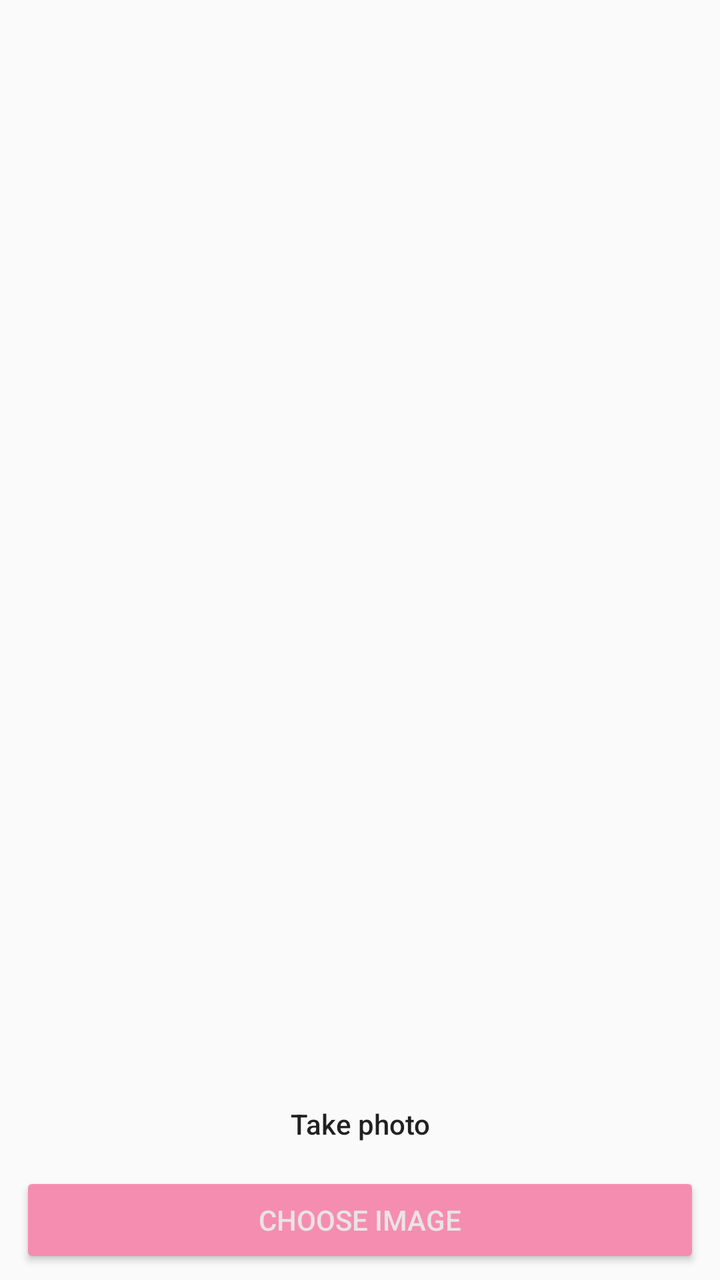
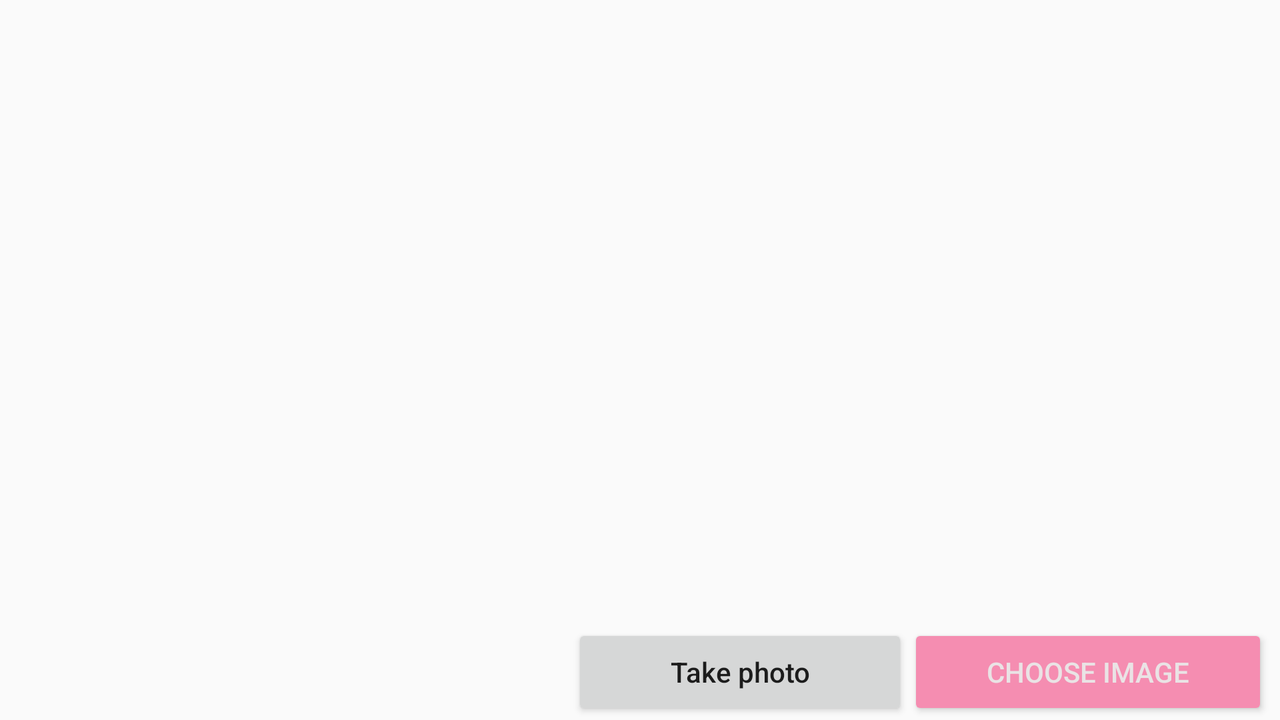

Two renders of one Android screen. The first uses the default layout on a phone; the second uses the alternative layout the repository ships for a different screen configuration, on a matching device. The two XML files are below.
<!-- AndroidManifest.xml: activity theme AppTheme -->
<!-- res/layout/activity_main.xml -->
<?xml version="1.0" encoding="utf-8"?>
<FrameLayout xmlns:android="http://schemas.android.com/apk/res/android"
             android:layout_width="match_parent"
             android:layout_height="match_parent"
             android:orientation="vertical">
    <android.support.v7.widget.RecyclerView
        android:id="@+id/recycler"
        android:layout_width="match_parent"
        android:layout_height="wrap_content">

    </android.support.v7.widget.RecyclerView>
    <LinearLayout
        android:layout_width="match_parent"
        android:layout_height="wrap_content"
        android:padding="6dp"
        android:layout_gravity="bottom"
        android:orientation="vertical">
        <LinearLayout android:layout_width="match_parent"
                      android:layout_height="match_parent">
            <Button
                android:id="@+id/take"
                android:layout_width="0dp"
                android:layout_height="wrap_content"
                android:layout_weight="1"
                android:onClick="takePhoto"
                android:textAllCaps="false"
                style="@style/Widget.AppCompat.Button.Borderless"
                android:text="Take photo"/>

        </LinearLayout>

        <Button android:id="@+id/compress"
                android:layout_width="match_parent"
                android:layout_height="48dp"
                android:layout_marginLeft="4dp"
                android:layout_marginRight="4dp"
                android:theme="@style/Raised"
                android:textColor="@color/whiteLight"
                android:onClick="chooseImage"
                android:text="choose Image" />
    </LinearLayout>

</FrameLayout>
<!-- resources referenced by this layout -->
<resources>
  <color name="whiteLight">#eae3e5</color>
  <style name="Raised" parent="Theme.AppCompat.Light">
          <item name="colorButtonNormal">@color/colorAccentLight</item>
          <item name="colorControlHighlight">@color/colorAccent</item>
      </style>
  <style name="AppTheme" parent="Theme.AppCompat.Light.DarkActionBar">
          
          <item name="colorPrimary">@color/colorPrimary</item>
          <item name="colorPrimaryDark">@color/colorPrimaryDark</item>
          <item name="colorAccent">@color/colorAccent</item>
      </style>
  <color name="colorAccentLight">#f58db1</color>
  <color name="colorAccent">#FF4081</color>
  <color name="colorPrimary">#3F51B5</color>
  <color name="colorPrimaryDark">#303F9F</color>
</resources>
<!-- res/layout-land/activity_main.xml (the repository's variant of the layout above) -->
<!-- drawn on the phone turned sideways -->
<?xml version="1.0" encoding="utf-8"?>
<FrameLayout xmlns:android="http://schemas.android.com/apk/res/android"
             android:layout_width="match_parent"
             android:layout_height="match_parent">
    <android.support.v7.widget.RecyclerView
        android:id="@+id/recycler"
        android:layout_width="match_parent"
        android:layout_height="wrap_content">
    </android.support.v7.widget.RecyclerView>

    <LinearLayout
        android:layout_width="360dp"
        android:layout_height="wrap_content"
        android:layout_gravity="bottom|right">
        <Button
            android:id="@+id/take"
            style="@style/Widget.AppCompat.Button"
            android:layout_width="wrap_content"
            android:layout_height="wrap_content"
            android:layout_marginLeft="6dp"
            android:layout_weight="1"
            android:onClick="takePhoto"
            android:text="Take photo"
            android:textAllCaps="false"/>

        <Button android:id="@+id/compress"
                android:layout_width="wrap_content"
                android:layout_height="wrap_content"
                android:layout_marginRight="6dp"
                android:layout_weight="1"
                android:onClick="chooseImage"
                android:padding="2dp"
                android:text="Choose image"
                android:textColor="@color/whiteLight"
                android:theme="@style/Raised"/>
    </LinearLayout>


</FrameLayout>
